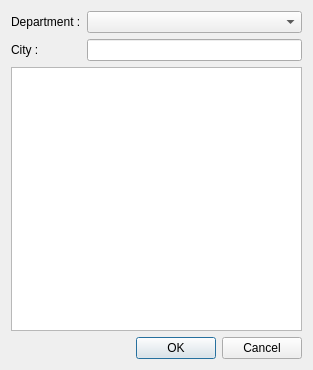
<?xml version="1.0" encoding="UTF-8"?>
<ui version="4.0">
 <class>CadastreDownloadDialog</class>
 <widget class="QDialog" name="CadastreDownloadDialog">
  <property name="geometry">
   <rect>
    <x>0</x>
    <y>0</y>
    <width>313</width>
    <height>370</height>
   </rect>
  </property>
  <property name="windowTitle">
   <string>Dialog</string>
  </property>
  <layout class="QGridLayout" name="gridLayout">
   <item row="0" column="0">
    <layout class="QFormLayout" name="formLayout">
     <item row="0" column="0">
      <widget class="QLabel" name="label">
       <property name="text">
        <string>Department :</string>
       </property>
      </widget>
     </item>
     <item row="0" column="1">
      <widget class="QComboBox" name="departments">
       <property name="sizePolicy">
        <sizepolicy hsizetype="Expanding" vsizetype="Fixed">
         <horstretch>0</horstretch>
         <verstretch>0</verstretch>
        </sizepolicy>
       </property>
      </widget>
     </item>
     <item row="1" column="0">
      <widget class="QLabel" name="label_2">
       <property name="text">
        <string>City :</string>
       </property>
      </widget>
     </item>
     <item row="1" column="1">
      <widget class="QLineEdit" name="cityFilter"/>
     </item>
    </layout>
   </item>
   <item row="1" column="0">
    <widget class="QListView" name="cityListView">
     <property name="selectionBehavior">
      <enum>QAbstractItemView::SelectRows</enum>
     </property>
    </widget>
   </item>
   <item row="2" column="0">
    <widget class="QDialogButtonBox" name="buttonBox">
     <property name="orientation">
      <enum>Qt::Horizontal</enum>
     </property>
     <property name="standardButtons">
      <set>QDialogButtonBox::Cancel|QDialogButtonBox::Ok</set>
     </property>
     <property name="centerButtons">
      <bool>false</bool>
     </property>
    </widget>
   </item>
  </layout>
 </widget>
 <resources/>
 <connections>
  <connection>
   <sender>buttonBox</sender>
   <signal>rejected()</signal>
   <receiver>CadastreDownloadDialog</receiver>
   <slot>reject()</slot>
   <hints>
    <hint type="sourcelabel">
     <x>308</x>
     <y>365</y>
    </hint>
    <hint type="destinationlabel">
     <x>286</x>
     <y>274</y>
    </hint>
   </hints>
  </connection>
 </connections>
</ui>
